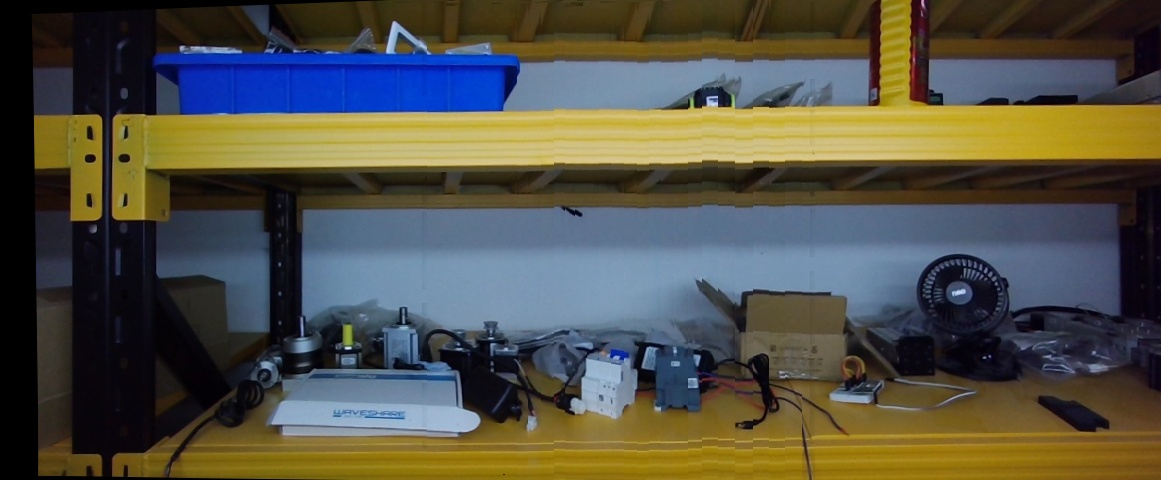
#> input picture benchmarks/run_20260804_162340/v6_candidate_t1_cache_no_rescue_photometric/video_panorama.jpg, 1161 x 480 px; its folder holds only this picture in this run
$ python -i video_s13_quality.py   (imports and definitions only)   (older library calls are emulated)
#> lines starting #> are read from the running program, lines starting #| are printed output that depends on the picture
#> further down, picture is the input picture: shape (480, 1161, 3); mean B, G, R 69.9, 80.9, 82.4
"""Local and sequence-relative structure audits for isolated S1.3 stages."""

from __future__ import annotations

from dataclasses import dataclass
import math
from collections.abc import Sequence
from typing import TYPE_CHECKING, Mapping

import cv2
import numpy as np

if TYPE_CHECKING:
    from .video_s13_m51_r2 import S13M51R2Config


METRIC_NAMES = (
    "color_jump",
    "gradient_jump",
    "double_edge",
    "motion_residual",
    "thin_structure",
    "horizontal_edge_mismatch",
)


@dataclass(frozen=True)
class SeamStructureFeatures:
    """Image features cached once when many seam paths audit one panorama."""

    lab: np.ndarray
    gray: np.ndarray
    gradient: np.ndarray
    laplacian: np.ndarray
    gradient_x: np.ndarray
    gradient_y: np.ndarray

    @property
    def shape(self) -> tuple[int, int]:
        return int(self.gray.shape[0]), int(self.gray.shape[1])


# [4 lines left out: function _finite_summary, not called in this run]


def prepare_seam_structure(image: np.ndarray) -> SeamStructureFeatures | None:
    """Prepare reusable, black-safe structure features for one BGR image."""

    if image.ndim != 3 or image.shape[2] != 3 or image.dtype != np.uint8:
        return None
    lab = cv2.cvtColor(image, cv2.COLOR_BGR2LAB).astype(np.float32)
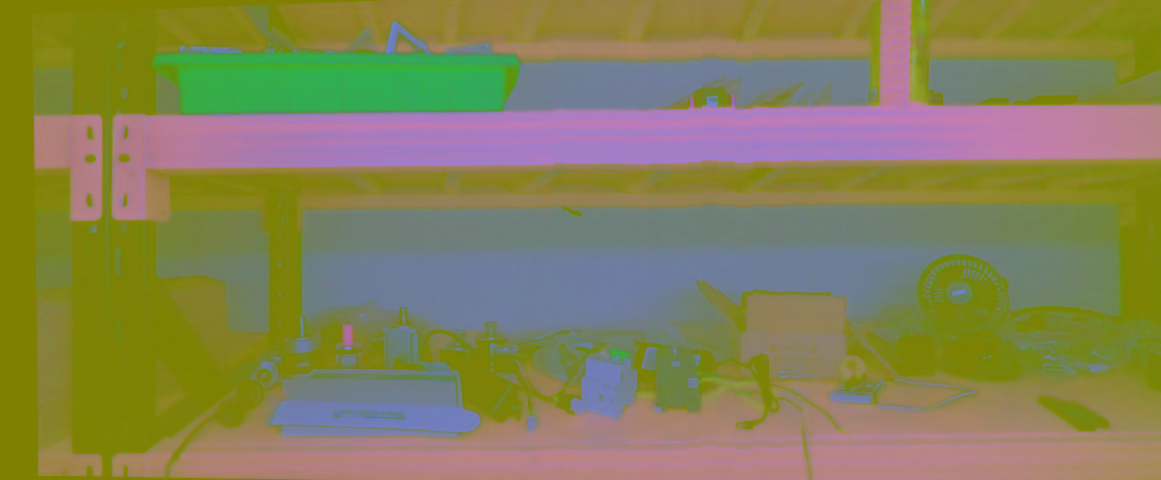
#> lab: shape (480, 1161, 3) float32; mean B, G, R 86.8, 130.2, 134.2
    gray = cv2.cvtColor(image, cv2.COLOR_BGR2GRAY).astype(np.float32)
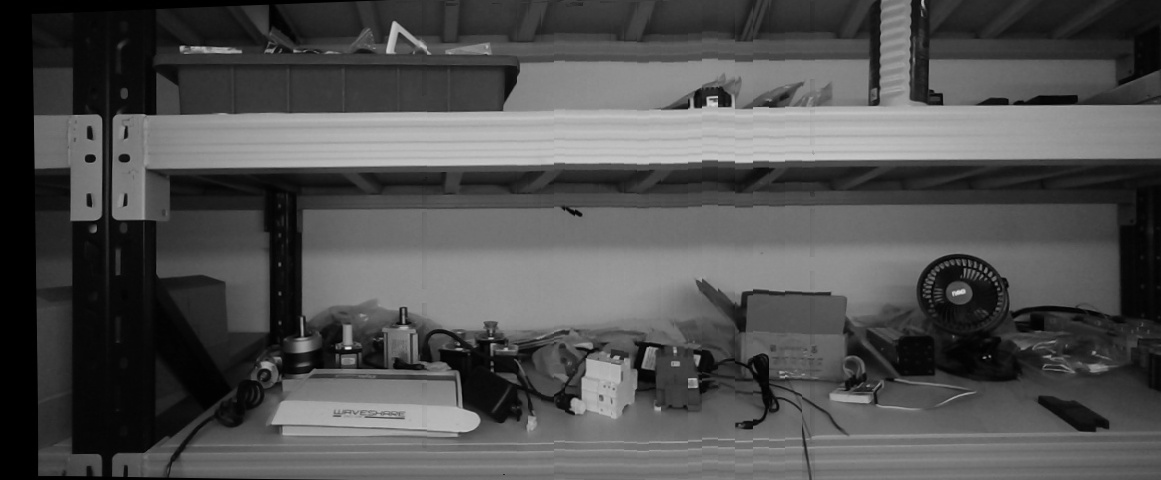
#> gray: shape (480, 1161) float32; min 0, max 233, mean 80.1
    gx = cv2.Sobel(gray, cv2.CV_32F, 1, 0, ksize=3)
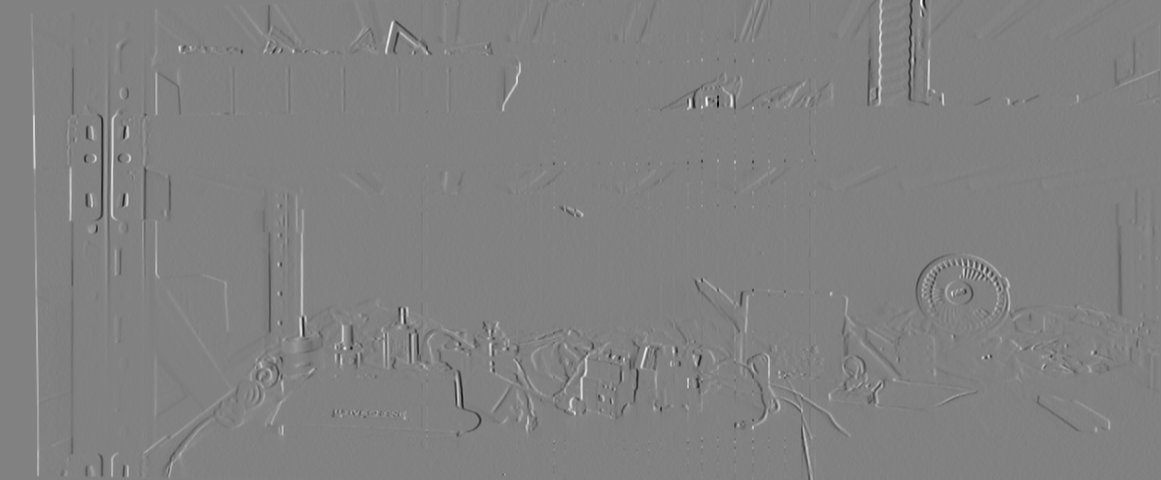
#> gx: shape (480, 1161) float32; min -677, max 656, mean 0.3; drawn with min black and max white
    gy = cv2.Sobel(gray, cv2.CV_32F, 0, 1, ksize=3)
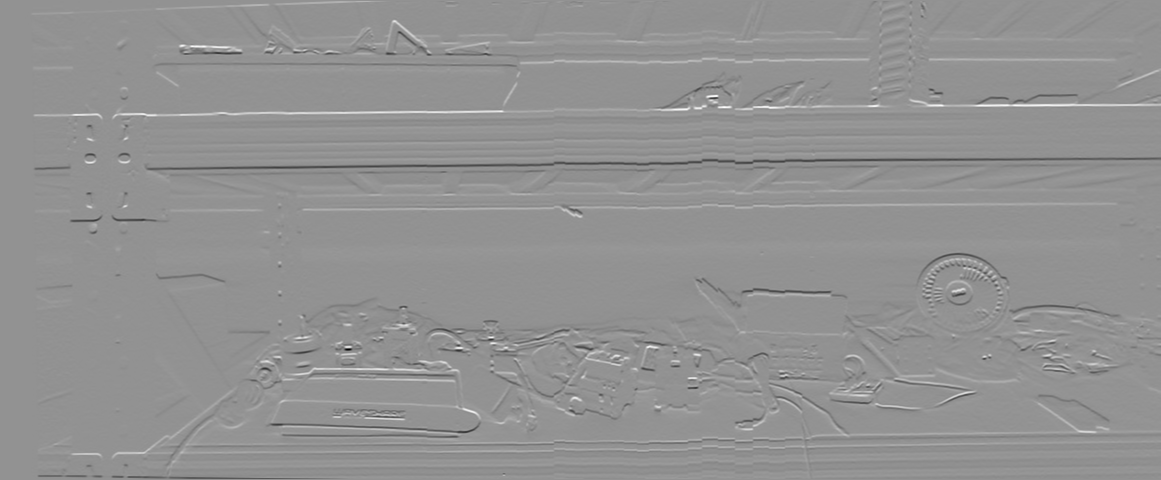
#> gy: shape (480, 1161) float32; min -840, max 624, mean 0.8; drawn with min black and max white
    return SeamStructureFeatures(
        lab=lab,
        gray=gray,
        gradient=cv2.magnitude(gx, gy),
        laplacian=np.abs(cv2.Laplacian(gray, cv2.CV_32F, ksize=3)),
        gradient_x=gx,
        gradient_y=gy,
    )


# [1183 lines left out: functions _edge_registration_empty, _edge_features, edge_registration_visual_suspect, _modulo_pi_orientation_difference, _bilinear_feature_samples, _component_local_edge_summary and 12 more, not called in this run]


__all__ = [
    "METRIC_NAMES",
    "SeamStructureFeatures",
    "edge_registration_visual_suspect",
    "mean_seam_structure_metrics",
    "long_horizontal_structure_metrics",
    "long_horizontal_structure_nondegrading",
    "pair_edge_registration_metrics",
    "prepare_seam_structure",
    "seam_structure_metrics",
    "sequence_structure_decision",
    "structurally_non_degrading",
    "symmetric_seam_structure_metrics",
]

>>> import cv2
>>> picture = cv2.imread('../../benchmarks/run_20260804_162340/v6_candidate_t1_cache_no_rescue_photometric/video_panorama.jpg')
>>> result = prepare_seam_structure(picture)
